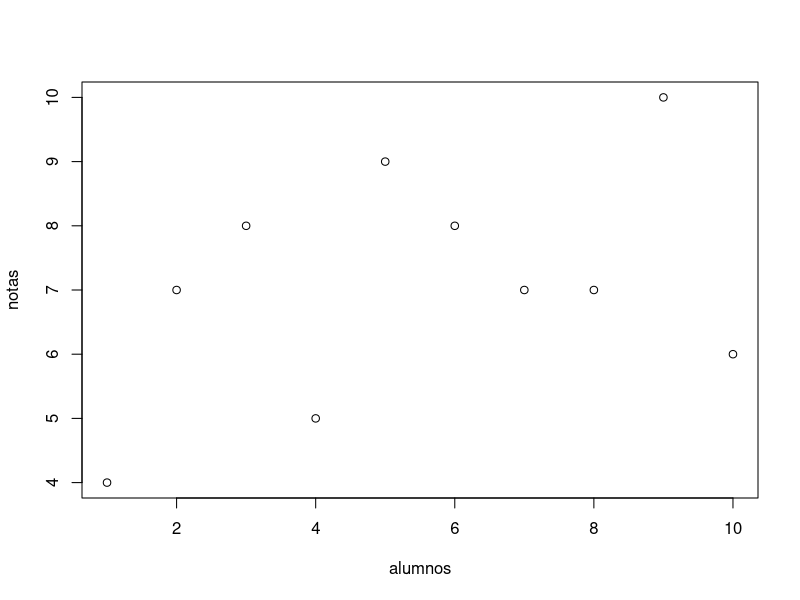
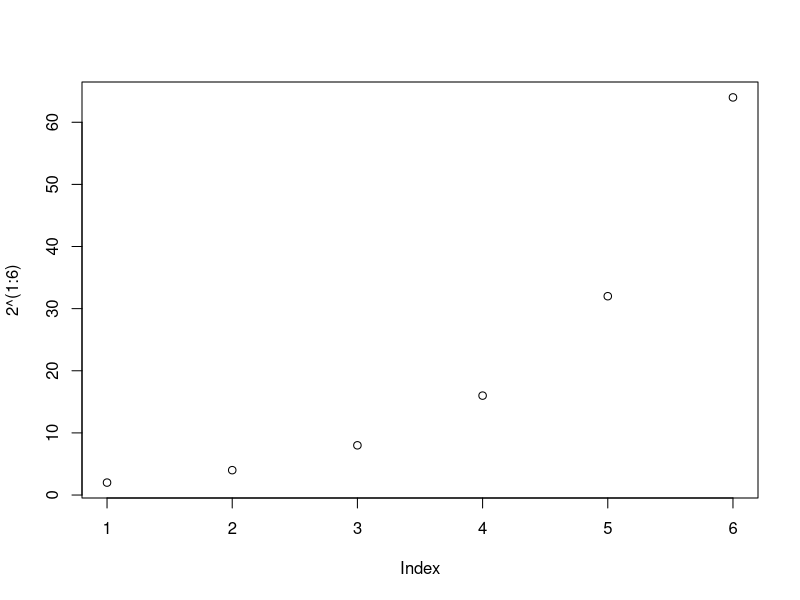
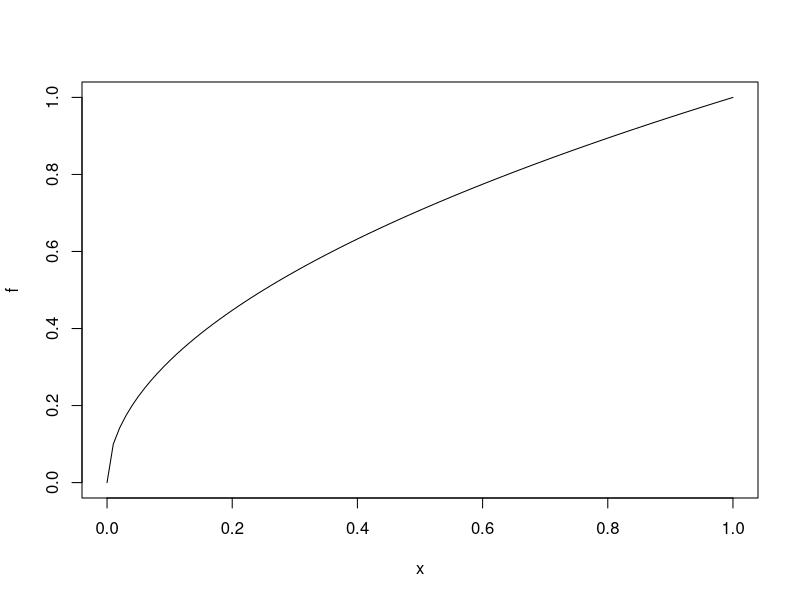
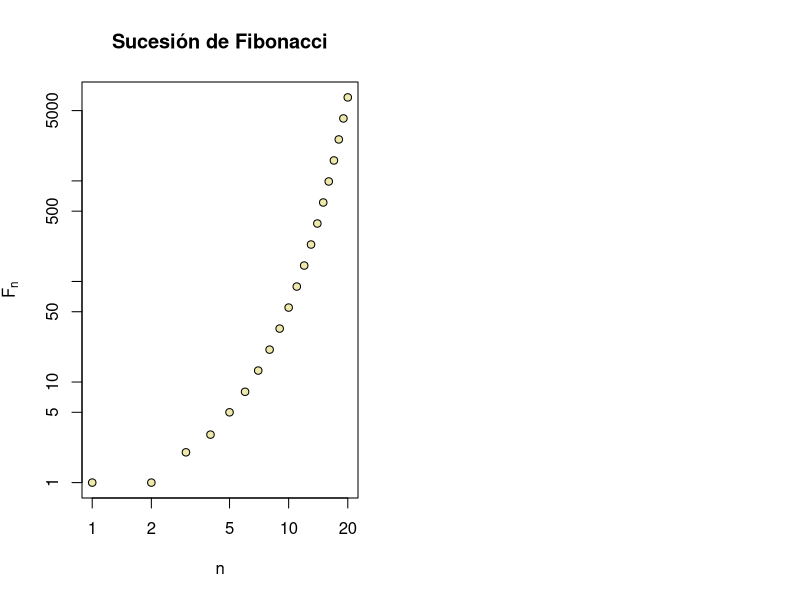
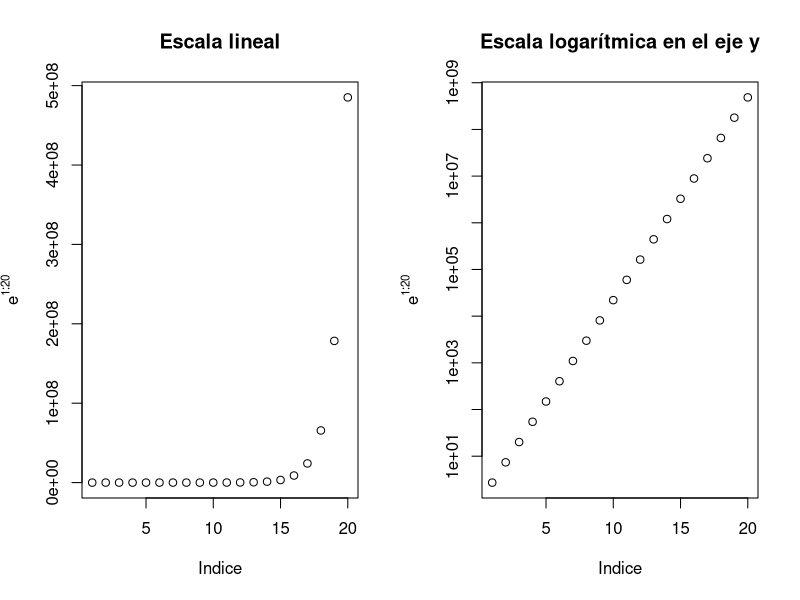

Generate these figures, in order, with R:
## ---- chunk 1
knitr::opts_chunk$set(echo = TRUE)
## ---- chunk 2
alumnos = c(1:10)
notas = c(4,7,8,5,9,8,7,7,10,6)
plot(alumnos,notas)
## ---- chunk 3
plot(2^(1:6))
## ---- chunk 4
f <- function(x){sqrt(x)}
plot(f)
## ---- chunk 5
n = 1:20
fib = (1/sqrt(5))*((1+sqrt(5))/2)^n-(1/sqrt(5))*((1-sqrt(5))/2)^n
fib
par(mfrow = c(1,2))
plot(fib, xlab="n", ylab= expression(F[n]),
     main = "Sucesión de Fibonacci", pch = 21, cex = 1, col = "black", bg = "palegoldenrod", log = "xy")
par(mfrow = c(1,1))
## ---- chunk 6
par(mfrow = c(1,2))
plot = plot(exp(1:20), xlab = "Indice", ylab = expression(e^{1:20}),
            main = "Escala lineal")
plotLog = plot(exp(1:20), log = "y", xlab = "Indice",
               ylab = expression(e^{1:20}), 
               main = "Escala logarítmica en el eje y")
par(mfrow = c(1,1))
